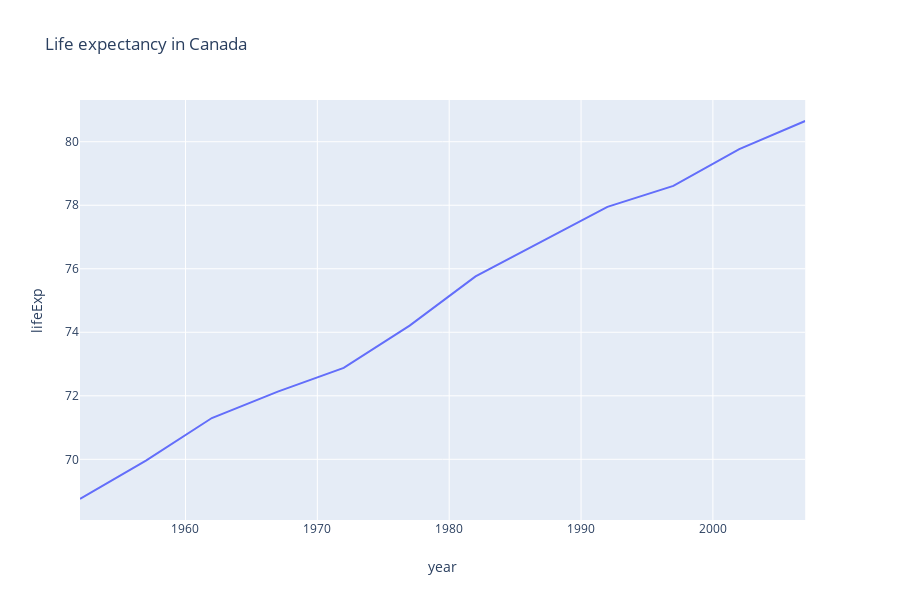

Notebook code cell kept with this figure:
### Code cell
!pip install dash
import plotly.express as px
import plotly.graph_objects as go
import numpy as np

gapminder = px.data.gapminder().query("country=='Canada'")
fig = px.line(gapminder, x="year", y="lifeExp", title='Life expectancy in Canada')
fig.show()

### Figure 1 — Plotly figure (JSON) as saved in the notebook; plotly's stock layout.template omitted (floating-point values rounded to 4 significant figures)
{"data": [{"hoverlabel": {"namelength": 0}, "hovertemplate": "year=%{x}<br>lifeExp=%{y}", "legendgroup": "", "line": {"color": "#636efa", "dash": "solid"}, "mode": "lines", "name": "", "showlegend": false, "type": "scatter", "x": [1952, 1957, 1962, 1967, 1972, 1977, 1982, 1987, 1992, 1997, 2002, 2007], "xaxis": "x", "y": [68.75, 69.96, 71.3, 72.13, 72.88, 74.21, 75.76, 76.86, 77.95, 78.61, 79.77, 80.65], "yaxis": "y"}], "layout": {"height": 600, "legend": {"tracegroupgap": 0}, "title": {"text": "Life expectancy in Canada"}, "xaxis": {"anchor": "y", "domain": [0, 0.98], "title": {"text": "year"}}, "yaxis": {"anchor": "x", "domain": [0, 1], "title": {"text": "lifeExp"}}}}
